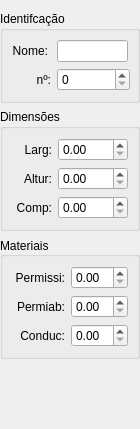
            <widget class="QWidget" name="scrollAreaWidgetContents_3">
             <property name="geometry">
              <rect>
               <x>0</x>
               <y>0</y>
               <width>140</width>
               <height>429</height>
              </rect>
             </property>
             <layout class="QVBoxLayout" name="verticalLayout_6">
              <property name="leftMargin">
               <number>0</number>
              </property>
              <property name="rightMargin">
               <number>0</number>
              </property>
              <item>
               <widget class="QGroupBox" name="groupBox_10">
                <property name="sizePolicy">
                 <sizepolicy hsizetype="Fixed" vsizetype="Fixed">
                  <horstretch>0</horstretch>
                  <verstretch>0</verstretch>
                 </sizepolicy>
                </property>
                <property name="minimumSize">
                 <size>
                  <width>140</width>
                  <height>0</height>
                 </size>
                </property>
                <property name="maximumSize">
                 <size>
                  <width>140</width>
                  <height>16777215</height>
                 </size>
                </property>
                <property name="title">
                 <string>Identifcação</string>
                </property>
                <layout class="QFormLayout" name="formLayout_7">
                 <item row="0" column="0">
                  <widget class="QLabel" name="label_10">
                   <property name="text">
                    <string>Nome:</string>
                   </property>
                   <property name="alignment">
                    <set>Qt::AlignRight|Qt::AlignTrailing|Qt::AlignVCenter</set>
                   </property>
                  </widget>
                 </item>
                 <item row="0" column="1">
                  <widget class="QLineEdit" name="lineEdit_RectName">
                   <property name="sizePolicy">
                    <sizepolicy hsizetype="Fixed" vsizetype="Fixed">
                     <horstretch>0</horstretch>
                     <verstretch>0</verstretch>
                    </sizepolicy>
                   </property>
                   <property name="minimumSize">
                    <size>
                     <width>60</width>
                     <height>0</height>
                    </size>
                   </property>
                  </widget>
                 </item>
                 <item row="1" column="0">
                  <widget class="QLabel" name="label_29">
                   <property name="minimumSize">
                    <size>
                     <width>39</width>
                     <height>0</height>
                    </size>
                   </property>
                   <property name="text">
                    <string>nº:</string>
                   </property>
                   <property name="alignment">
                    <set>Qt::AlignRight|Qt::AlignTrailing|Qt::AlignVCenter</set>
                   </property>
                  </widget>
                 </item>
                 <item row="1" column="1">
                  <widget class="QSpinBox" name="spinBox_RectNum">
                   <property name="sizePolicy">
                    <sizepolicy hsizetype="Fixed" vsizetype="Fixed">
                     <horstretch>0</horstretch>
                     <verstretch>0</verstretch>
                    </sizepolicy>
                   </property>
                   <property name="minimumSize">
                    <size>
                     <width>73</width>
                     <height>0</height>
                    </size>
                   </property>
                  </widget>
                 </item>
                </layout>
               </widget>
              </item>
              <item>
               <widget class="QGroupBox" name="groupBox_11">
                <property name="sizePolicy">
                 <sizepolicy hsizetype="Fixed" vsizetype="Fixed">
                  <horstretch>0</horstretch>
                  <verstretch>0</verstretch>
                 </sizepolicy>
                </property>
                <property name="minimumSize">
                 <size>
                  <width>140</width>
                  <height>0</height>
                 </size>
                </property>
                <property name="maximumSize">
                 <size>
                  <width>140</width>
                  <height>16777215</height>
                 </size>
                </property>
                <property name="title">
                 <string>Dimensões</string>
                </property>
                <layout class="QFormLayout" name="formLayout_8">
                 <item row="0" column="0">
                  <widget class="QLabel" name="label_30">
                   <property name="minimumSize">
                    <size>
                     <width>40</width>
                     <height>0</height>
                    </size>
                   </property>
                   <property name="text">
                    <string>Larg:</string>
                   </property>
                   <property name="textFormat">
                    <enum>Qt::AutoText</enum>
                   </property>
                   <property name="alignment">
                    <set>Qt::AlignRight|Qt::AlignTrailing|Qt::AlignVCenter</set>
                   </property>
                   <property name="indent">
                    <number>-1</number>
                   </property>
                  </widget>
                 </item>
                 <item row="0" column="1">
                  <widget class="QDoubleSpinBox" name="doubleSpinBox_RectLarg">
                   <property name="minimumSize">
                    <size>
                     <width>60</width>
                     <height>0</height>
                    </size>
                   </property>
                  </widget>
                 </item>
                 <item row="1" column="0">
                  <widget class="QLabel" name="label_31">
                   <property name="minimumSize">
                    <size>
                     <width>40</width>
                     <height>0</height>
                    </size>
                   </property>
                   <property name="text">
                    <string>Altur:</string>
                   </property>
                   <property name="textFormat">
                    <enum>Qt::AutoText</enum>
                   </property>
                   <property name="alignment">
                    <set>Qt::AlignRight|Qt::AlignTrailing|Qt::AlignVCenter</set>
                   </property>
                   <property name="indent">
                    <number>-1</number>
                   </property>
                  </widget>
                 </item>
                 <item row="1" column="1">
                  <widget class="QDoubleSpinBox" name="doubleSpinBox_RectAlt"/>
                 </item>
                 <item row="2" column="0">
                  <widget class="QLabel" name="label_32">
                   <property name="minimumSize">
                    <size>
                     <width>40</width>
                     <height>0</height>
                    </size>
                   </property>
                   <property name="text">
                    <string>Comp:</string>
                   </property>
                   <property name="textFormat">
                    <enum>Qt::AutoText</enum>
                   </property>
                   <property name="alignment">
                    <set>Qt::AlignRight|Qt::AlignTrailing|Qt::AlignVCenter</set>
                   </property>
                   <property name="indent">
                    <number>-1</number>
                   </property>
                  </widget>
                 </item>
                 <item row="2" column="1">
                  <widget class="QDoubleSpinBox" name="doubleSpinBox_RectComp"/>
                 </item>
                </layout>
               </widget>
              </item>
              <item>
               <widget class="QGroupBox" name="groupBox_13">
                <property name="sizePolicy">
                 <sizepolicy hsizetype="Preferred" vsizetype="Fixed">
                  <horstretch>0</horstretch>
                  <verstretch>0</verstretch>
                 </sizepolicy>
                </property>
                <property name="maximumSize">
                 <size>
                  <width>140</width>
                  <height>16777215</height>
                 </size>
                </property>
                <property name="layoutDirection">
                 <enum>Qt::LeftToRight</enum>
                </property>
                <property name="title">
                 <string>Materiais</string>
                </property>
                <property name="alignment">
                 <set>Qt::AlignLeading|Qt::AlignLeft|Qt::AlignVCenter</set>
                </property>
                <layout class="QGridLayout" name="gridLayout_5">
                 <item row="0" column="0">
                  <widget class="QLabel" name="label_36">
                   <property name="text">
                    <string>Permissi:</string>
                   </property>
                   <property name="alignment">
                    <set>Qt::AlignRight|Qt::AlignTrailing|Qt::AlignVCenter</set>
                   </property>
                  </widget>
                 </item>
                 <item row="0" column="1">
                  <widget class="QDoubleSpinBox" name="doubleSpinBox_RectPss"/>
                 </item>
                 <item row="1" column="0">
                  <widget class="QLabel" name="label_37">
                   <property name="text">
                    <string>Permiab:</string>
                   </property>
                   <property name="alignment">
                    <set>Qt::AlignRight|Qt::AlignTrailing|Qt::AlignVCenter</set>
                   </property>
                  </widget>
                 </item>
                 <item row="1" column="1">
                  <widget class="QDoubleSpinBox" name="doubleSpinBox_RectPab"/>
                 </item>
                 <item row="2" column="0">
                  <widget class="QLabel" name="label_38">
                   <property name="text">
                    <string>Conduc:</string>
                   </property>
                   <property name="alignment">
                    <set>Qt::AlignRight|Qt::AlignTrailing|Qt::AlignVCenter</set>
                   </property>
                  </widget>
                 </item>
                 <item row="2" column="1">
                  <widget class="QDoubleSpinBox" name="doubleSpinBox_RectCond"/>
                 </item>
                </layout>
               </widget>
              </item>
              <item>
               <spacer name="verticalSpacer">
                <property name="orientation">
                 <enum>Qt::Vertical</enum>
                </property>
                <property name="sizeHint" stdset="0">
                 <size>
                  <width>20</width>
                  <height>40</height>
                 </size>
                </property>
               </spacer>
              </item>
             </layout>
            </widget>
